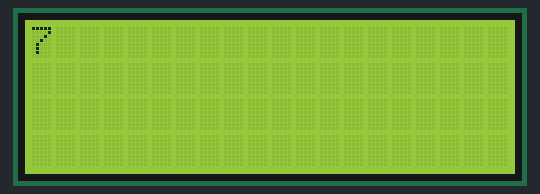
A sketch run on a simulated ESP8266 (NodeMCU). Shown: 20×4 character LCD. The audio player accepts every command and is not drawn.

Above: at 1.7 s.
At 11.7 s:
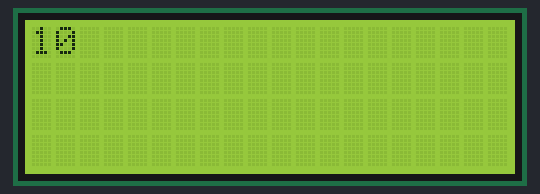
At 31.8 s:
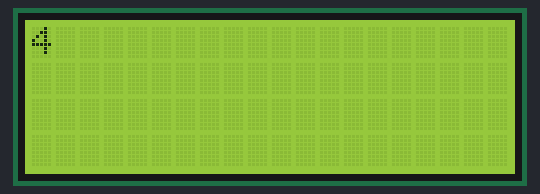

The sketch:

finding_out_audio_names.ino
```cpp
#include "Arduino.h"
#include <LiquidCrystal_I2C.h>
#include "DFRobotDFPlayerMini.h"

#if (defined(ARDUINO_AVR_UNO) || defined(ESP8266))   // Using a soft serial port
#include <SoftwareSerial.h>
SoftwareSerial softSerial(/*rx =*/4, /*tx =*/5);
#define FPSerial softSerial
#else
#define FPSerial Serial1
#endif

DFRobotDFPlayerMini myDFPlayer;
void printDetail(uint8_t type, int value);
LiquidCrystal_I2C lcd(0x27, 20, 4); // I2C address 0x27, 20 column and 4 rows
int i = 0;
void setup()
{
  lcd.init();
  lcd.backlight();
  lcd.clear();
#if (defined ESP32)
  FPSerial.begin(9600, SERIAL_8N1, /*rx =*/D3, /*tx =*/D2);
#else
  FPSerial.begin(9600);
#endif

  Serial.begin(115200);

  if (!myDFPlayer.begin(FPSerial, /*isACK = */true, /*doReset = */true)) {  //Use serial to communicate with mp3.

    while(true);
  }
  myDFPlayer.setTimeOut(50000); //Set serial communictaion time out 500ms

  //----Set volume----
  myDFPlayer.volume(10);  //Set volume value (0~30).

  //----Set different EQ----
  myDFPlayer.EQ(DFPLAYER_EQ_NORMAL);
  myDFPlayer.outputDevice(DFPLAYER_DEVICE_SD);

  //----Mp3 play----
  /*myDFPlayer.play(1);  //Play the first mp3
  delay(10000);
  lcd.setCursor(0, 0);
  lcd.print("Initialize it!");
  myDFPlayer.play(2);  //Play the first mp3
  delay(10000);
  myDFPlayer.play(3);  //Play the first mp3
  delay(10000);
  myDFPlayer.play(4);  //Play the first mp3
  delay(10000);*/
  myDFPlayer.play(1);  //Play the first mp3
  delay(1000);
}

void loop()
{
  myDFPlayer.play(7);  //Play the first mp3
  lcd.clear();
  lcd.print(String(7));
  delay(10000);
  myDFPlayer.play(10);  //Play the first mp3
  lcd.clear();
  lcd.print(String(10));
  delay(10000);
  myDFPlayer.play(8);  //Play the first mp3
  lcd.clear();
  lcd.print(String(8));
  delay(10000);
  myDFPlayer.play(4);  //Play the first mp3
  lcd.clear();
  lcd.print(String(4));
  delay(10000);
  myDFPlayer.play(2);  //Play the first mp3
  lcd.clear();
  lcd.print(String(2));
  delay(10000);
}
```

Measured:
- by itself, everything shown: repeats every 50.2 s, in 5 steps
- what the display in image 0 shows lasts 10.1 s, from 1.6 s to 11.7 s
